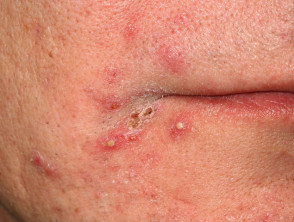
#> input picture pimple/2652__ProtectWyJQcm90ZWN0Il0_FocusFillWzI5NCwyMjIsIngiLDBd.jpg, 294 x 222 px, found by its file name
$ python pimple_detection.py
#> lines starting #> are read from the running program, lines starting #| are printed output that depends on the picture

import cv2
import os
import numpy as np
from sklearn.model_selection import train_test_split
from sklearn.ensemble import RandomForestClassifier
from sklearn.metrics import accuracy_score
from sklearn.preprocessing import LabelEncoder


# Define image size and dataset paths
image_size = (100, 100)
pimple_folder = r'D:\mirror detection files\mirror_detection\pimple'
melanoma_folder = r'D:\mirror detection files\mirror_detection\melanoma'
no_disease_folder = r'D:\mirror detection files\mirror_detection\no_disease'  # Changed the folder name

# Load images from the datasets
pimple_images = []
melanoma_images = []
no_disease_images = []  # Changed the variable name
labels = []

# Load pimple images
for filename in os.listdir(pimple_folder):
    img = cv2.imread(os.path.join(pimple_folder, filename))
#> img is the input picture: shape (222, 294, 3); mean B, G, R 110.5, 134.3, 211.2
    img = cv2.resize(img, image_size)
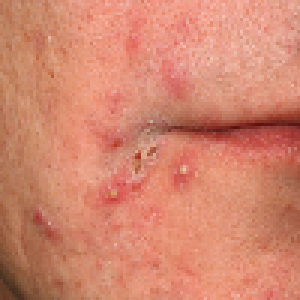
#> img: shape (100, 100, 3) (shown 3 times larger); mean B, G, R 110.4, 134.2, 211.1
    pimple_images.append(img)
    labels.append('pimple')
#> pass 2 of the loop `for filename in os.listdir(pimple_folder):`:
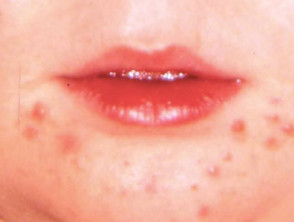
#> input picture pimple/acne-039-v2__ProtectWyJQcm90ZWN0Il0_FocusFillWzI5NCwyMjIsIngiLDFd.JPG, 294 x 222 px, found by its file name
#> img is the input picture: shape (222, 294, 3); mean B, G, R 154.7, 170.9, 243.4
#> `img = cv2.resize(img, image_size)`:
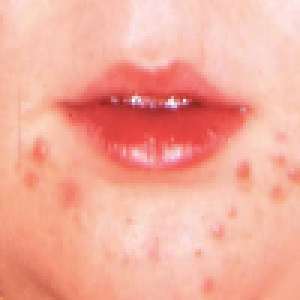
#> img: shape (100, 100, 3) (shown 3 times larger); mean B, G, R 154.6, 170.8, 243.3
#> pass 3 of the loop `for filename in os.listdir(pimple_folder):`:
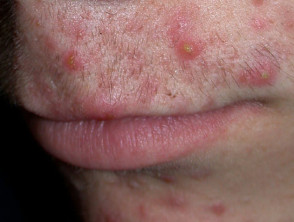
#> input picture pimple/acne-187-v2__ProtectWyJQcm90ZWN0Il0_FocusFillWzI5NCwyMjIsIngiLDFd.JPG, 294 x 222 px, found by its file name
#> img is the input picture: shape (222, 294, 3); mean B, G, R 91.1, 94.6, 130.2
#> `img = cv2.resize(img, image_size)`:
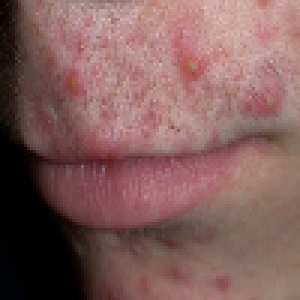
#> img: shape (100, 100, 3) (shown 3 times larger); mean B, G, R 91, 94.5, 130

# Load melanoma images
#> (the run stopped early here; a loop or call above may not have finished)
